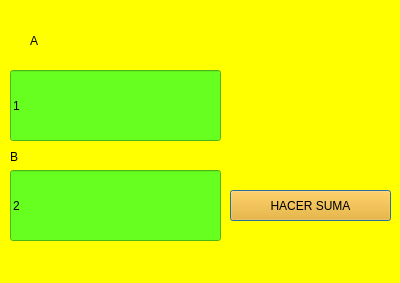
<?xml version="1.0" encoding="UTF-8"?>
<ui version="4.0">
 <class>Dialog</class>
 <widget class="QDialog" name="Dialog">
  <property name="geometry">
   <rect>
    <x>0</x>
    <y>0</y>
    <width>400</width>
    <height>283</height>
   </rect>
  </property>
  <property name="windowTitle">
   <string>Dialog</string>
  </property>
  <property name="styleSheet">
   <string notr="true">background-color: rgb(255, 255, 0);
</string>
  </property>
  <widget class="QPushButton" name="a">
   <property name="geometry">
    <rect>
     <x>230</x>
     <y>190</y>
     <width>161</width>
     <height>31</height>
    </rect>
   </property>
   <property name="styleSheet">
    <string notr="true">background-color: rgb(255, 170, 0);</string>
   </property>
   <property name="text">
    <string>HACER SUMA</string>
   </property>
  </widget>
  <widget class="QLineEdit" name="recibidor">
   <property name="geometry">
    <rect>
     <x>10</x>
     <y>70</y>
     <width>211</width>
     <height>71</height>
    </rect>
   </property>
   <property name="styleSheet">
    <string notr="true">background-color: rgb(103, 255, 32);</string>
   </property>
   <property name="text">
    <string>1</string>
   </property>
  </widget>
  <widget class="QLabel" name="label">
   <property name="geometry">
    <rect>
     <x>30</x>
     <y>30</y>
     <width>51</width>
     <height>21</height>
    </rect>
   </property>
   <property name="text">
    <string>A</string>
   </property>
  </widget>
  <widget class="QLabel" name="label_2">
   <property name="geometry">
    <rect>
     <x>10</x>
     <y>150</y>
     <width>47</width>
     <height>13</height>
    </rect>
   </property>
   <property name="text">
    <string>B</string>
   </property>
  </widget>
  <widget class="QLineEdit" name="recibidor_2">
   <property name="geometry">
    <rect>
     <x>10</x>
     <y>170</y>
     <width>211</width>
     <height>71</height>
    </rect>
   </property>
   <property name="styleSheet">
    <string notr="true">background-color: rgb(103, 255, 32);</string>
   </property>
   <property name="text">
    <string>2</string>
   </property>
  </widget>
 </widget>
 <resources/>
 <connections/>
</ui>
